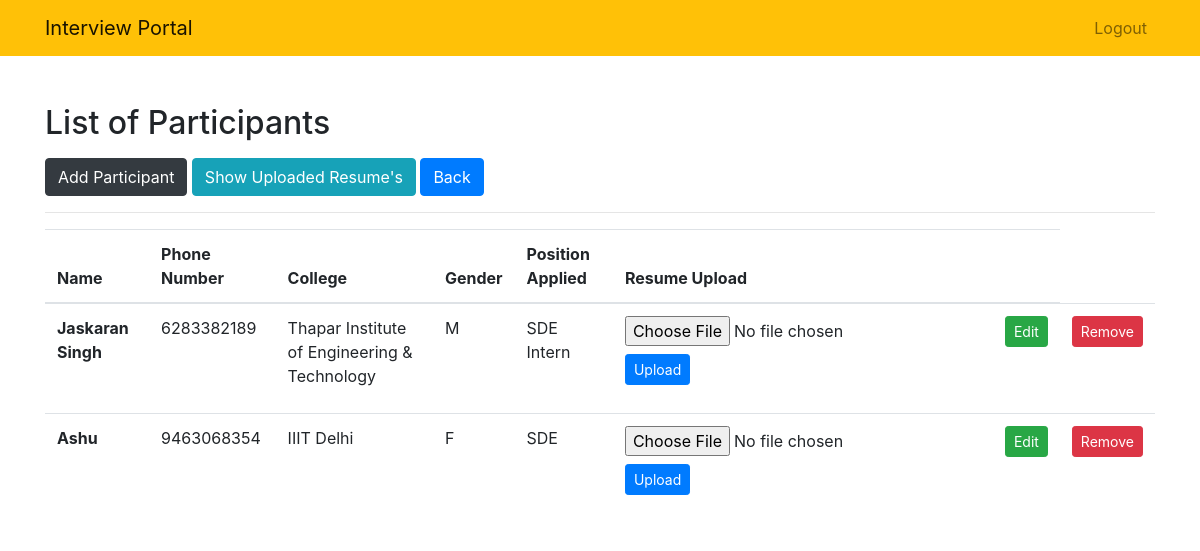
The app's page /participants/ (signed in), older data.
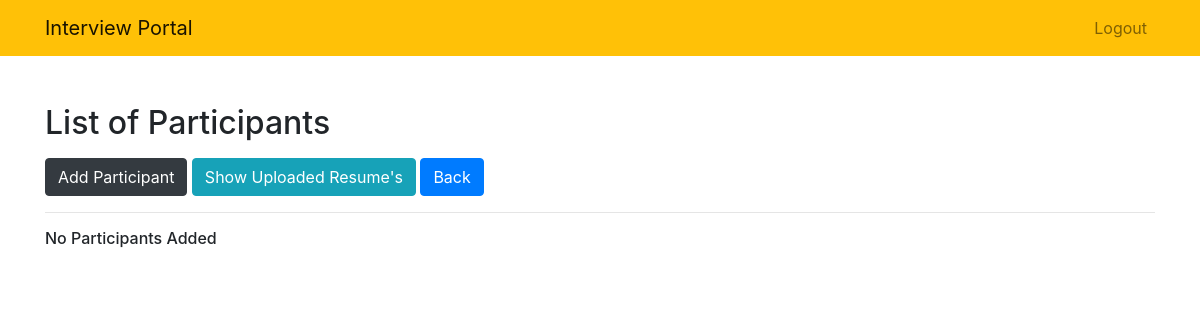
The same page, newer data.
### Interviews/models.py (models this page shows)
class Participant(models.Model):
    name = models.CharField(max_length = 40)
    phone_number = models.CharField(max_length = 40)
    college = models.CharField(max_length = 100, blank=True, null=True)
    gender = models.CharField(max_length=1, choices=(
        ('M', 'Male'),
        ('F', 'Female'),
    ))
    email = models.CharField(max_length=40, null = True)
    position_applied = models.CharField(max_length = 30, blank = True, null = True)
    resume = models.FileField(null=True)
    created_at = models.DateTimeField(default=timezone.now, editable=False)

### Interviews/views.py (the view)
# urls.py: path('participants/', views.list_participants, name='listings_par'),
@login_required
def list_participants(request):
    participants = Participant.objects.all()
    return render(request , 'interviews/listings_par.html', { 'participants': participants } )

### Interviews/templates/interviews/listings_par.html (shortened to what this page needs)
{% extends "interviews/base.html" %}
{% block content %}
<div class="row mt-5">
    <div class="col-md-5">
        <h2>List of Participants</h2>
    </div>
</div>
<div class="row mt-2">
    <div class="col-md-5">
        <a href = "{% url 'create_participant'%}"><button type="button" class="btn btn-dark">Add Participant</button></a>
        <a href = "{% url 'list_resume' %}"><button type="button" class="btn btn-info">Show Uploaded Resume's</button></a>
        <a href = "{% url 'get_interviews'%}"><button type="button" class="btn btn-primary">Back</button></a>
    </div>
</div>
<hr>
{% if participants %}
<table class="table">
    <thead>
    <tr>
        <th scope="col">Name</th>
        <th scope="col">Phone Number</th>
        <th scope="col">College</th>
        <th scope="col">Gender</th>
        <th scope="col">Position Applied</th>
        <th scope="col">Resume Upload</th>
        <th scope="col"></th>
    </tr>
    </thead>
    <tbody>
 {% for participant in participants %}
        <tr>
            <th scope="row">{{participant.name}}</th>
            <td>{{participant.phone_number}}</td>
            <td>{{participant.college}}</td>
            <td>{{participant.gender}}</td>
            <td>{{participant.position_applied}}</td>
            <td>
                {% if participant.resume %}
                    <h6>Resume Added</h6>
                {% else %}
                    <form method="POST" action="{% url 'upload_resume' participant.name %}" enctype="multipart/form-data">
                    <div class="form-group">
                        <input type = file required name="resumefile">
                        <button type="submit" class="btn btn-primary btn-sm mt-2">Upload</button>
                    </div>
                    </form>
                {% endif %}
            </td>
            <td><a href = "{% url 'edit_participant' participant.id %}"><button type="button" class="btn btn-success btn-sm">Edit</button></a></td>
            <td><a href = "{% url 'delete_participant' participant.id %}"><button type="button" class="btn btn-danger btn-sm">Remove</button></a></td>
        </tr>
{% endfor %}
    </tbody>
</table>
{% else %}
<h6>No Participants Added</h6>
{% endif %}
{% endblock %}

### Interviews/templates/interviews/base.html (shortened to what this page needs)
{% load static %}
<!doctype html>
<html lang="en">
<head>
    <link rel="stylesheet" href="https://stackpath.bootstrapcdn.com/bootstrap/4.4.1/css/bootstrap.min.css">
</head>
<body>
<nav class="navbar navbar-expand-md navbar-light bg-warning">
<div class="container">
    <a class="navbar-brand" href="">
        <span>Interview Portal</span>
    </a>
    <div class="collapse navbar-collapse" id="navbarNav">
    <ul class="navbar-nav ml-auto">
            {% if user.is_authenticated %}
                <li class="nav-item">
                    <a href="#" onclick="$('#signOutBtn').click()" class="nav-link">Logout</a>
                </li>
            {% else %}
                <li class="nav-item">
                    <a class="nav-link" href="{% url 'loginuser' %}">Login</a>
                </li>
            {% endif %}
        </ul>
    </div>
</div>
</nav>
<div class="container">
{% block content %}{% endblock %}
</div>
</body>
</html>

Row changes from the older to the newer data that the page shows:
removed Participant: name "Jaskaran Singh", phone_number "6283382189", college "Thapar Institute of Engineering & Technology", gender "M", position_applied "SDE Intern"
removed Participant: name "Ashu", phone_number "9463068354", college "IIIT Delhi", gender "F", position_applied "SDE"
Text that changed along with them:
text no longer shown: "Name Phone Number College Gender Position Applied Resume Upload"
text now shown: "No Participants Added"
